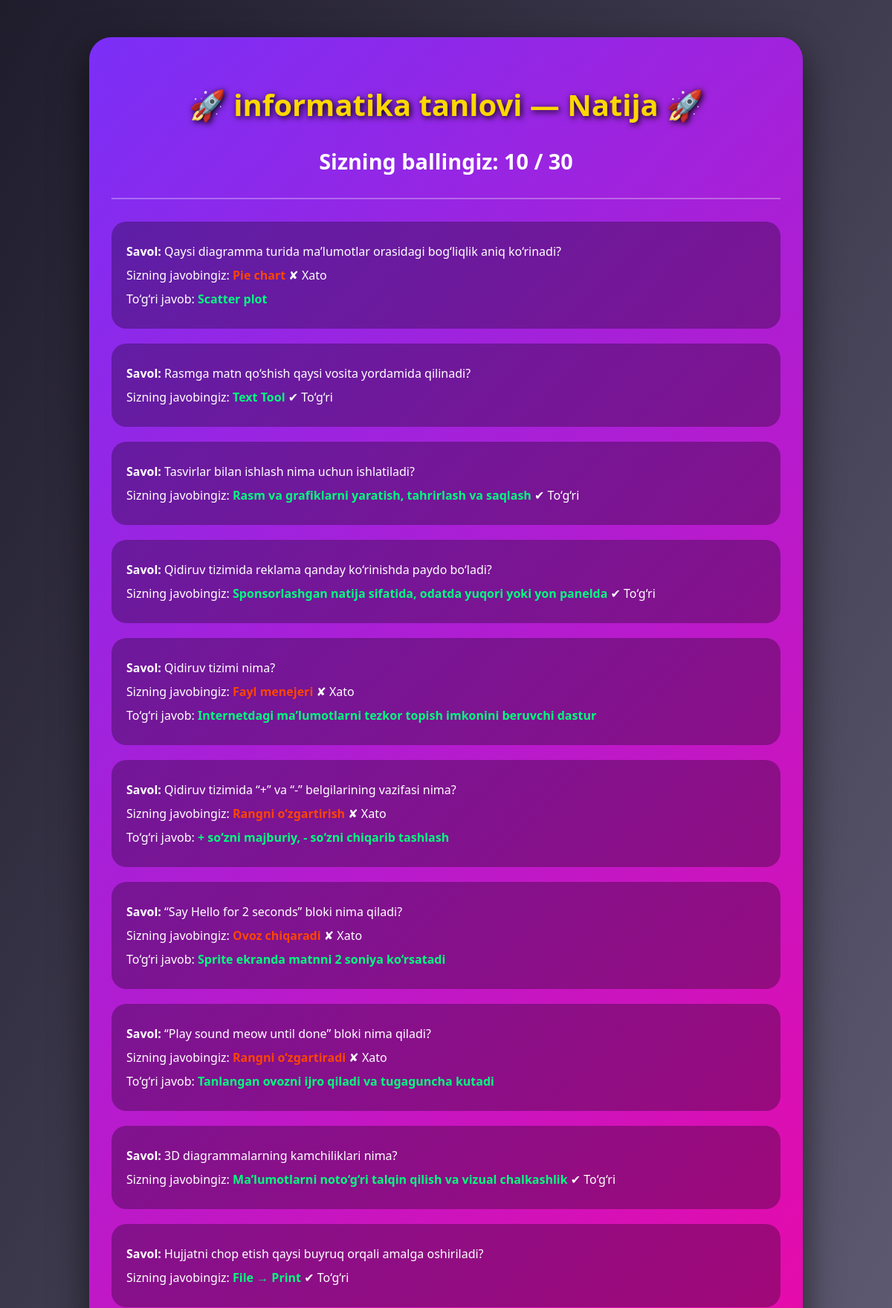
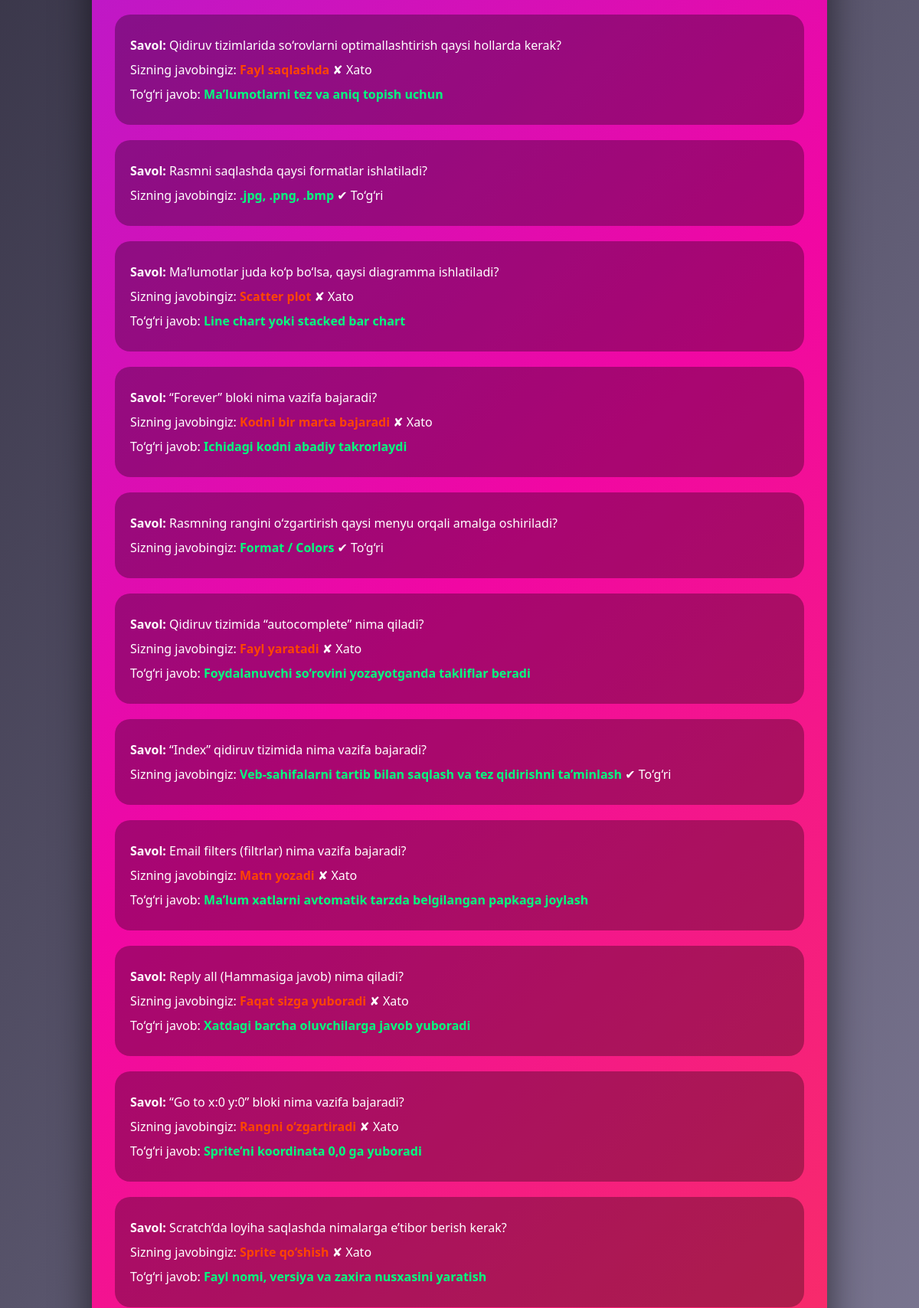
Page /student/view_result/3 (signed in, upper part) on the committed database (2 pictures, top to bottom).
### tables this page shows
CREATE TABLE tests (
            id INTEGER PRIMARY KEY AUTOINCREMENT,
            title TEXT NOT NULL,
            duration INTEGER NOT NULL,
            description TEXT NOT NULL,
            test_class INTEGER NOT NULL,
            start_time DATETIME NOT NULL,
            end_time DATETIME NOT NULL
        );

CREATE TABLE test_results (
        id INTEGER PRIMARY KEY AUTOINCREMENT,
        user_id INTEGER NOT NULL,          
        test_id INTEGER NOT NULL,          
        score INTEGER DEFAULT 0,           
        max_score INTEGER DEFAULT 0,      
        start_time DATETIME,              
        end_time DATETIME,
        completed BOOLEAN DEFAULT 0,                   
        FOREIGN KEY (user_id) REFERENCES users(id),
        FOREIGN KEY (test_id) REFERENCES tests(id)
    );

CREATE TABLE user_answers (
        id INTEGER PRIMARY KEY AUTOINCREMENT,
        result_id INTEGER NOT NULL,        -- test_results jadvalidagi ID
        question_id INTEGER NOT NULL,      -- savol identifikatori
        answer_id INTEGER,                 -- foydalanuvchi tanlagan javob
        FOREIGN KEY (result_id) REFERENCES test_results(id),
        FOREIGN KEY (question_id) REFERENCES questions(id),
        FOREIGN KEY (answer_id) REFERENCES answers(id)
    );

CREATE TABLE questions (
        id INTEGER PRIMARY KEY AUTOINCREMENT,
        title TEXT NOT NULL,
        description TEXT NOT NULL,
        test_id INTEGER NOT NULL,
        FOREIGN KEY (test_id) REFERENCES tests(id)
    );

CREATE TABLE answers (
        id INTEGER PRIMARY KEY AUTOINCREMENT,
        title TEXT NOT NULL,
        description TEXT NOT NULL,
        question_id INTEGER NOT NULL,
        is_correct BOOLEAN,
        FOREIGN KEY (question_id) REFERENCES questions(id)
    );

### routes/student.py (the view)
@bp.route('/view_result/<int:test_id>')
def view_result(test_id):
    if 'user_id' not in session:
        flash("Avval tizimga kiring", "error")
        return redirect(url_for('auth.login'))
    user_id = session['user_id']
    conn = get_db()
    c = conn.cursor()
    c.execute("""
        SELECT * FROM test_results
        WHERE user_id=? AND test_id=? AND completed=1
        ORDER BY id DESC
        LIMIT 1
    """, (user_id, test_id))
    result = c.fetchone()
    if not result:
        flash("Natija topilmadi", "error")
        return redirect(url_for('student.student_dashboard'))
    c.execute("SELECT * FROM tests WHERE id=?", (test_id,))
    test = c.fetchone()
    c.execute("""
        SELECT
            q.id as question_id,
            q.title as question_title,

            ua.answer_id as user_answer_id,

            a.title as user_answer_text,

            correct_a.id as correct_answer_id,
            correct_a.title as correct_answer_text

        FROM user_answers ua

        JOIN questions q
            ON q.id = ua.question_id

        LEFT JOIN answers a
            ON a.id = ua.answer_id

        LEFT JOIN answers correct_a
            ON correct_a.question_id = q.id AND correct_a.is_correct = 1

        WHERE ua.result_id=?
    """, (result["id"],))
    questions = c.fetchall()
    return render_template(
        "student/view_result.html",
        test=test,
        result=result,
        questions=questions
    )

### routes/student.py (called while the page is built)
def get_db():
    conn = sqlite3.connect('database.db')
    conn.row_factory = sqlite3.Row
    return conn

### templates/student/view_result.html (shortened to what this page needs)
<!DOCTYPE html>
<html lang="en">
<head>
</head>
<body>
<div class="container">
    <h2>🚀 {{ test.title }} — Natija 🚀</h2>
    <p class="score">Sizning ballingiz: <b>{{ result.score }} / {{ result.max_score }}</b></p>
    <hr style="border:1px solid rgba(255,255,255,0.3); margin-bottom:30px;">
    {% for q in questions %}
    <div class="question-block">
        <p><b>Savol:</b> {{ q.question_title }}</p>
        {% if q.user_answer_id %}
            <p>
                Sizning javobingiz:
                <span class="answer {% if q.user_answer_id == q.correct_answer_id %}correct{% else %}wrong{% endif %}">
                    {{ q.user_answer_text }}
                </span>
                {% if q.user_answer_id == q.correct_answer_id %}
                    <span>✔ To‘g‘ri</span>
                {% else %}
                    <span>✘ Xato</span>
                {% endif %}
            </p>
        {% else %}
            <p class="unanswered">Siz bu savolga javob bermagansiz</p>
        {% endif %}
        {% if q.user_answer_id != q.correct_answer_id %}
            <p>To‘g‘ri javob:
                <span class="answer correct">{{ q.correct_answer_text }}</span>
            </p>
        {% endif %}
    </div>
    {% endfor %}
</div>
</body>
</html>

### templates/student/view_result.html (style rules this page uses)
body { font-family: 'Segoe UI', sans-serif; background: linear-gradient(120deg, #1f1c2c, #928dab); color: #fff; margin: 0; padding: 0; }
.container { max-width: 900px; margin: 50px auto; padding: 30px; background: linear-gradient(135deg, #7b2ff7, #f107a3, #ff512f); border-radius: 30px; box-shadow: 0 20px 50px rgba(0,0,0,0.6); }
h2 { text-align: center; font-size: 2.5rem; font-weight: 800; color: #FFD700; text-shadow: 2px 2px 8px black; margin-bottom: 20px; }
.score { text-align: center; font-size: 1.8rem; margin-bottom: 30px; font-weight: 700; }
.question-block { background: rgba(0,0,0,0.3); padding: 20px; border-radius: 20px; margin-bottom: 20px; transition: transform 0.3s, background 0.3s; }
.question-block p { margin: 8px 0; line-height: 1.5; }
.answer { font-weight: 600; }
.correct { color: #00FF7F; font-weight: 700; }
.wrong { color: #FF4500; font-weight: 700; }

### rows in the picture
tests: title "informatika tanlovi"
test_results: score "10", max_score "30"
user_answers: question_title "Qaysi diagramma turida ma’lumotlar orasidagi bog‘liqlik aniq ko‘rinadi?", user_answer_text "Pie chart", shows "✘ Xato", correct_answer_text "Scatter plot"
user_answers: question_title "Rasmga matn qo‘shish qaysi vosita yordamida qilinadi?", user_answer_text "Text Tool", shows "✔ To‘g‘ri"
user_answers: question_title "Tasvirlar bilan ishlash nima uchun ishlatiladi?", user_answer_text "Rasm va grafiklarni yaratish, tahrirlash va saqlash", shows "✔ To‘g‘ri"
user_answers: question_title "Qidiruv tizimida reklama qanday ko‘rinishda paydo bo‘ladi?", user_answer_text "Sponsorlashgan natija sifatida, odatda yuqori yoki yon panelda", shows "✔ To‘g‘ri"
user_answers: question_title "Qidiruv tizimi nima?", user_answer_text "Fayl menejeri", shows "✘ Xato", correct_answer_text "Internetdagi ma’lumotlarni tezkor topish imkonini beruvchi dastur"
user_answers: question_title "Qidiruv tizimida “+” va “-” belgilarining vazifasi nima?", user_answer_text "Rangni o‘zgartirish", shows "✘ Xato", correct_answer_text "+ so‘zni majburiy, - so‘zni chiqarib tashlash"
user_answers: question_title "“Say Hello for 2 seconds” bloki nima qiladi?", user_answer_text "Ovoz chiqaradi", shows "✘ Xato", correct_answer_text "Sprite ekranda matnni 2 soniya ko‘rsatadi"
user_answers: question_title "“Play sound meow until done” bloki nima qiladi?", user_answer_text "Rangni o‘zgartiradi", shows "✘ Xato", correct_answer_text "Tanlangan ovozni ijro qiladi va tugaguncha kutadi"
user_answers: question_title "3D diagrammalarning kamchiliklari nima?", user_answer_text "Ma’lumotlarni noto‘g‘ri talqin qilish va vizual chalkashlik", shows "✔ To‘g‘ri"
user_answers: question_title "Hujjatni chop etish qaysi buyruq orqali amalga oshiriladi?", user_answer_text "File → Print", shows "✔ To‘g‘ri"
user_answers: question_title "Qidiruv tizimlarida so‘rovlarni optimallashtirish qaysi hollarda kerak?", user_answer_text "Fayl saqlashda", shows "✘ Xato", correct_answer_text "Ma’lumotlarni tez va aniq topish uchun"
user_answers: question_title "Rasmni saqlashda qaysi formatlar ishlatiladi?", user_answer_text ".jpg, .png, .bmp", shows "✔ To‘g‘ri"
user_answers: question_title "Ma’lumotlar juda ko‘p bo‘lsa, qaysi diagramma ishlatiladi?", user_answer_text "Scatter plot", shows "✘ Xato", correct_answer_text "Line chart yoki stacked bar chart"
user_answers: question_title "“Forever” bloki nima vazifa bajaradi?", user_answer_text "Kodni bir marta bajaradi", shows "✘ Xato", correct_answer_text "Ichidagi kodni abadiy takrorlaydi"
user_answers: question_title "Rasmning rangini o‘zgartirish qaysi menyu orqali amalga oshiriladi?", user_answer_text "Format / Colors", shows "✔ To‘g‘ri"
user_answers: question_title "Qidiruv tizimida “autocomplete” nima qiladi?", user_answer_text "Fayl yaratadi", shows "✘ Xato", correct_answer_text "Foydalanuvchi so‘rovini yozayotganda takliflar beradi"
user_answers: question_title "“Index” qidiruv tizimida nima vazifa bajaradi?", user_answer_text "Veb-sahifalarni tartib bilan saqlash va tez qidirishni ta’minlash", shows "✔ To‘g‘ri"
user_answers: question_title "Email filters (filtrlar) nima vazifa bajaradi?", user_answer_text "Matn yozadi", shows "✘ Xato", correct_answer_text "Ma’lum xatlarni avtomatik tarzda belgilangan papkaga joylash"
user_answers: question_title "Reply all (Hammasiga javob) nima qiladi?", user_answer_text "Faqat sizga yuboradi", shows "✘ Xato", correct_answer_text "Xatdagi barcha oluvchilarga javob yuboradi"
user_answers: question_title "“Go to x:0 y:0” bloki nima vazifa bajaradi?", user_answer_text "Rangni o‘zgartiradi", shows "✘ Xato", correct_answer_text "Sprite’ni koordinata 0,0 ga yuboradi"
user_answers: question_title "Scratch’da loyiha saqlashda nimalarga e’tibor berish kerak?", user_answer_text "Sprite qo‘shish", shows "✘ Xato", correct_answer_text "Fayl nomi, versiya va zaxira nusxasini yaratish"
